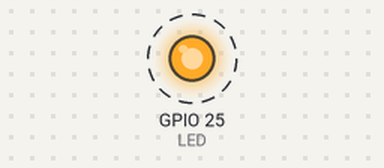
Bench run of a program on a simulated ESP32. Shown: output pins drawn as LEDs (lit = HIGH). Dashed ring = blinking.

Above: at 0.2 s.
Timing chart, 0 to 3.0 s (numbered marks = the images above):
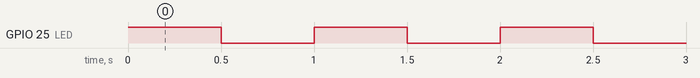

The program:

main.cpp
```cpp
#include <Arduino.h>

uint8_t LED = 25;

void setup() {
  //El GPIO25 configurado como salida
    pinMode(LED, OUTPUT);
}

void loop() {
  //Se pone en alto GPIO25
  digitalWrite(LED, HIGH);
  //retardo = 500 ms
  delay(500);
   //Se pone en bajo GPIO25
  digitalWrite(LED, LOW);
  //retardo = 500 ms📆
  delay(500);
}
```

Measured:
- by itself, GPIO 25 (LED): alternates HIGH for 0.50 s and LOW for 0.50 s
